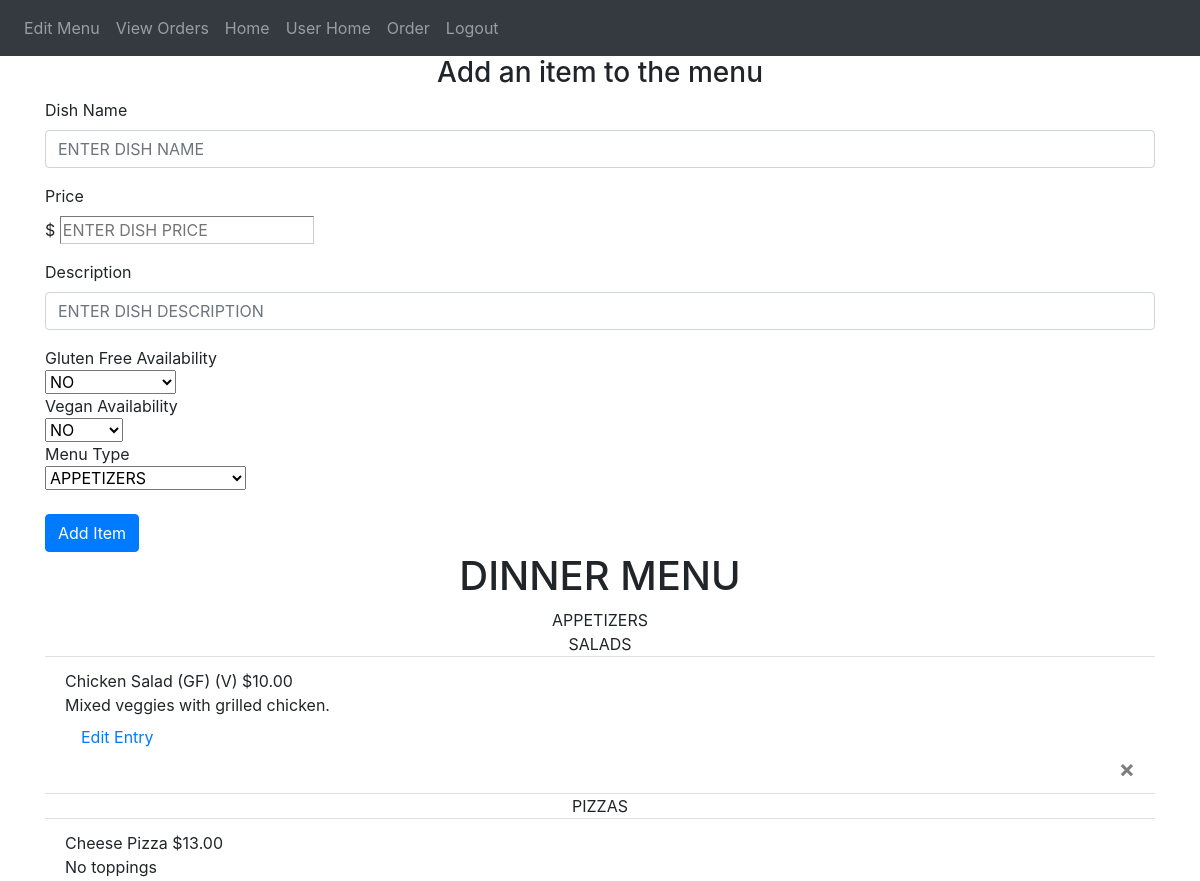
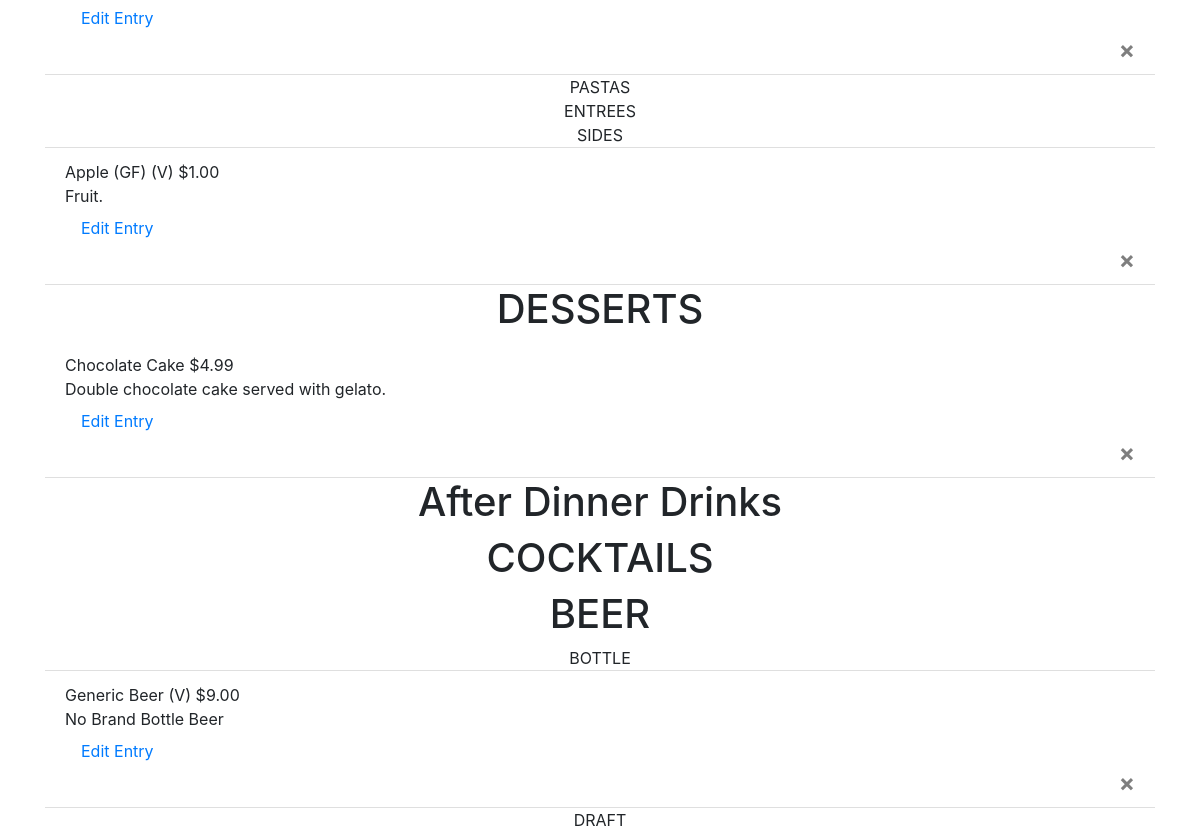
The app's page /add-menu-item (signed in), older data (2 pictures, top to bottom).
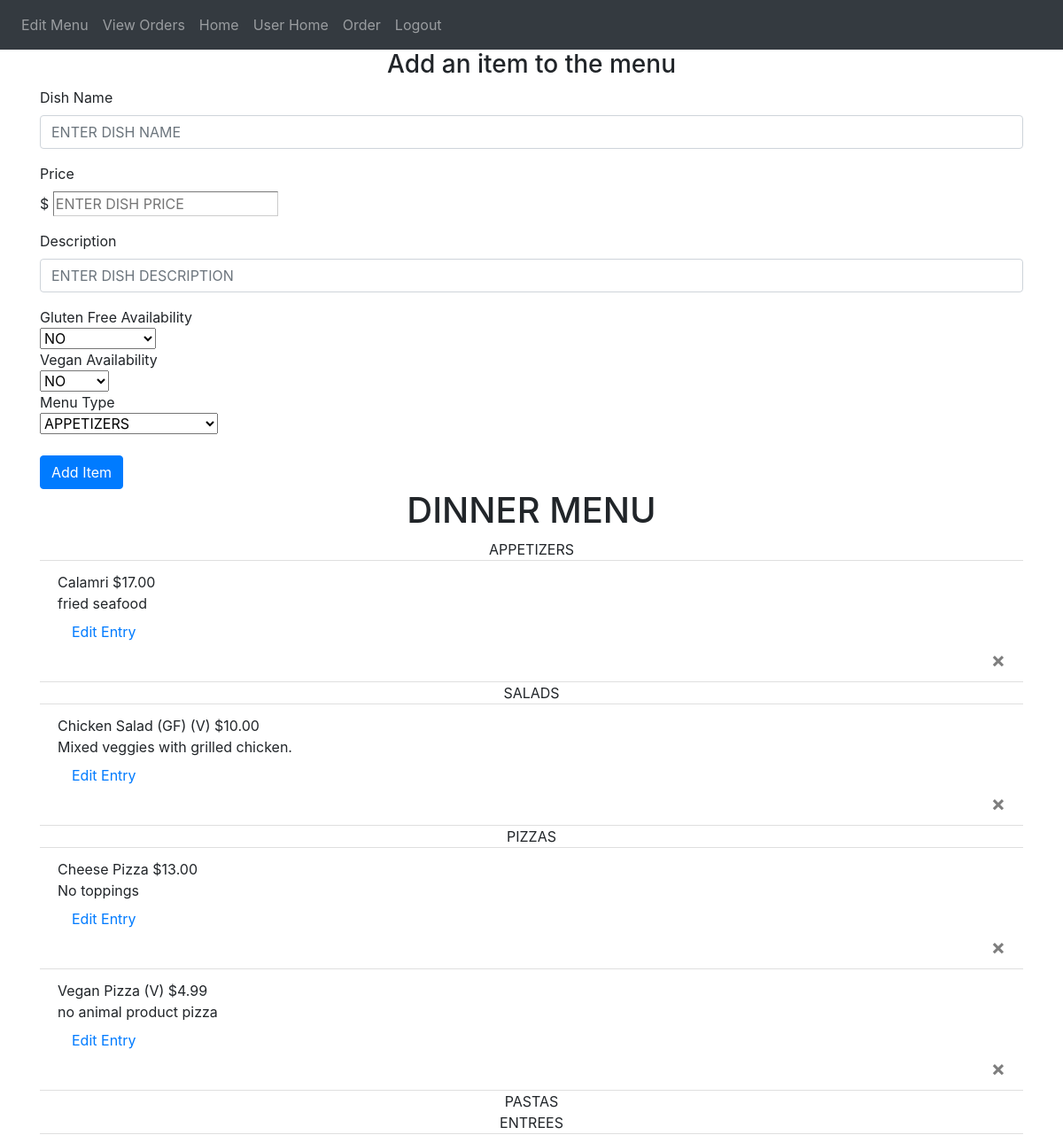
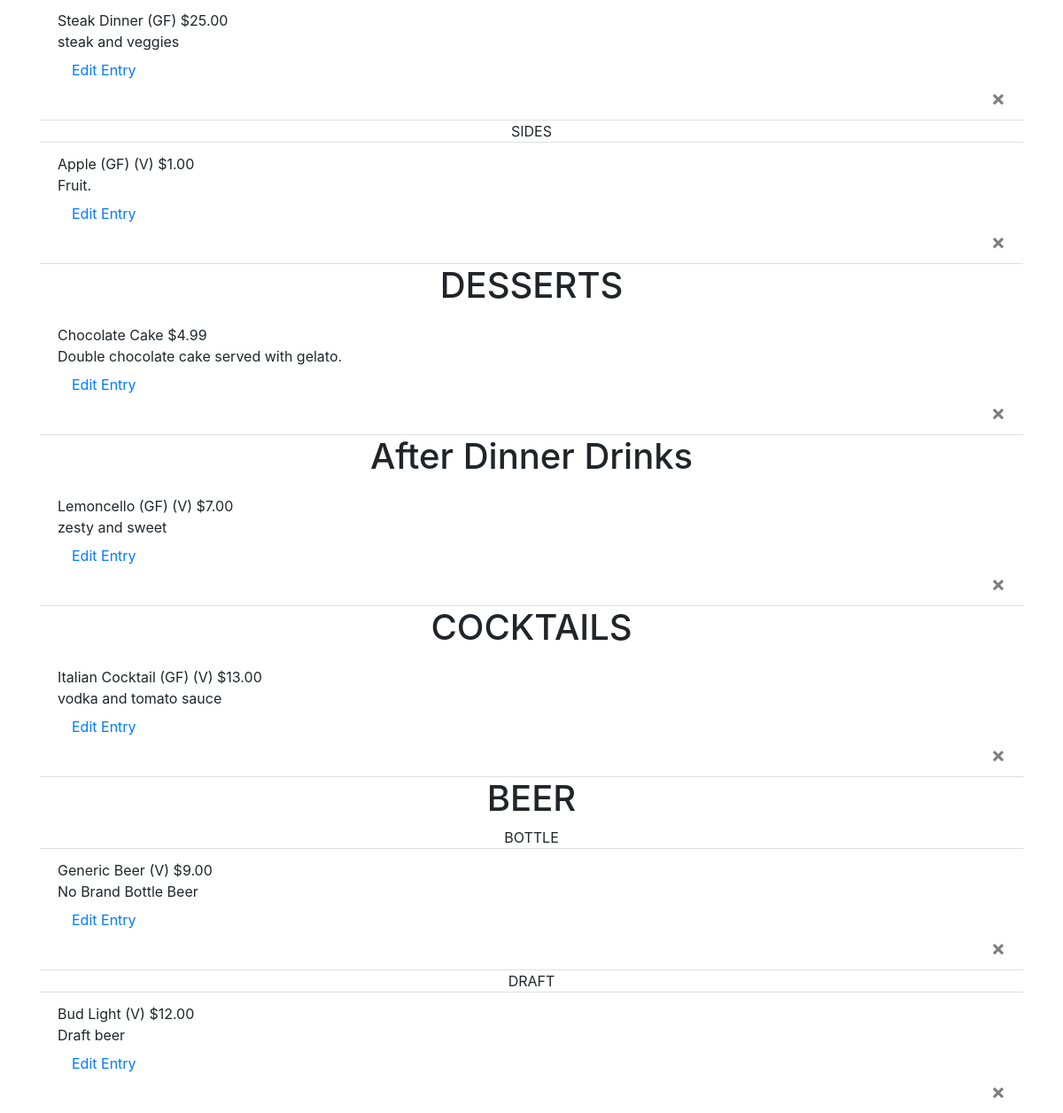
The same page, newer data (2 pictures, top to bottom).
### avanzareApp/models.py (models this page shows)
class Menu(db.Model):
    id = db.Column(db.Integer, primary_key=True)
    name = db.Column(db.String(150), unique=True)
    price = db.Column(db.String(150))
    description = db.Column(db.String(10000))
    menu_type = db.Column(db.String(150))
    gluten_free = db.Column(db.String(150))
    vegan = db.Column(db.String(150))
    date = db.Column(db.DateTime(timezone=True), default=func.now())
    user_id = db.Column(db.Integer, db.ForeignKey('user.id'))

### avanzareApp/views.py (the view, shortened to what this page needs)
@views.route('/add-menu-item', methods=['GET', 'POST'])
@login_required
def add_menu_item():
    user = User.query.filter(User.email == 'headChef@gmail.com').first()
    items = Menu.query.filter_by(user_id=user.id).order_by(Menu.name).all()
    return render_template("edit_menu.html", items=items, user=current_user)

### avanzareApp/__init__.py (called while the page is built)
def create_app():
    app = Flask(__name__)
    app.config['SECRET KEY'] = 'iudsdbciud ccdoi'
    app.config['SQLALCHEMY_DATABASE_URI'] = f'sqlite:///{DB_NAME}'
    db.init_app(app)
    from .views import views
    from .auth import auth
    app.register_blueprint(views, url_prefix='/')
    app.register_blueprint(auth, url_prefix='/')
    from .models import User, Note
    with app.app_context():
        db.create_all()
    login_manager = LoginManager()
    login_manager.login_view = 'auth.start_page'
    login_manager.init_app(app)
    @login_manager.user_loader
    def load_user(id):
        return User.query.get(int(id))
    return app

### avanzareApp/templates/edit_menu.html (shortened to what the changed rows need)
{% extends "base.html" %} {% block title %}Home{% endblock %}
{% block content %}
    <h1 align="center"> DINNER MENU </h1>
        <ul class="list-group list-group-flush" id="items">
            {% set DINNER_sub_menus = ["APPETIZERS", "SALADS", "SIDES"] %}
            {% set print_once = 1 %}
            {% for menu in ["APPETIZERS", "SALADS", "PIZZAS", "PASTAS", "ENTREES", "SIDES"] %}
                {% if print_once == 1 %}
                    <div align="center">{{ menu }}</div>
                    {% set print_once = 0 %}
                {% endif %}
              {% for item in items %}
                    {% if item.menu_type == menu %}
                      <li class="list-group-item">
                          {{ item.name }}
                          {% if item.gluten_free == "GLUTEN FREE" %}
                            {{ "(GF)" }}
                          {% endif %}
                          {% if item.vegan == "VEGAN" %}
                            {{ "(V)" }}
                          {% endif %}
                          {% set tmp = "$" + (item.price | string) %}
                          {{ tmp }}
                          <br />
                          {{ item.description }}
                            <br />
                              <a class="nav-item nav-link" href="{{ url_for('views.edit_redirect', id=item.id) }}">Edit Entry</a>
                          <button type="button" class="close" onClick="deleteMenuItem({{ item.id }})">
                                <span aria-hidden="true">&times;</span>
                            </button>
                      </li>
                    {% endif %}
              {% endfor %}
            {% set print_once = 1 %}
            {% endfor %}
        </ul>
<h1 align="center"> DESSERTS </h1>
        <ul class="list-group list-group-flush">
          {% for item in items %}
                {% if item.menu_type == "DESSERT MENU" %}
                  <li class="list-group-item">
                      {{ item.name }}
                      {% set tmp = "$" + (item.price | string) %}
                      {{ tmp }}
                      <br />
                      {{ item.description }}
                      <br />
                      <a class="nav-item nav-link" href="{{ url_for('views.edit_redirect', id=item.id) }}">Edit Entry</a>
                      <button type="button" class="close" onClick="deleteMenuItem({{ item.id }})">
                            <span aria-hidden="true">&times;</span>
                        </button>
                  </li>
                {% endif %}
          {% endfor %}
        </ul>
<h1 align="center"> After Dinner Drinks </h1>
        <ul class="list-group list-group-flush">
          {% for item in items %}
                {% if item.menu_type == "AFTER DINNER DRINKS" %}
                  <li class="list-group-item">
                      {{ item.name }}
                      {% if item.gluten_free == "GLUTEN FREE" %}
                            {{ "(GF)" }}
                      {% endif %}
                      {% if item.vegan == "VEGAN" %}
                            {{ "(V)" }}
                      {% endif %}
                      {% set tmp = "$" + (item.price | string) %}
                      {{ tmp }}
                      <br />
                      {{ item.description }}
                      <br />
                      <a class="nav-item nav-link" href="{{ url_for('views.edit_redirect', id=item.id) }}">Edit Entry</a>
                      <button type="button" class="close" onClick="deleteMenuItem({{ item.id }})">
                            <span aria-hidden="true">&times;</span>
                        </button>
                  </li>
                {% endif %}
          {% endfor %}
        </ul>
<h1 align="center"> COCKTAILS </h1>
        <ul class="list-group list-group-flush">
          {% for item in items %}
                {% if item.menu_type == "COCKTAILS" %}
                  <li class="list-group-item">
                      {{ item.name }}
                      {% if item.gluten_free == "GLUTEN FREE" %}
                            {{ "(GF)" }}
                      {% endif %}
                      {% if item.vegan == "VEGAN" %}
                            {{ "(V)" }}
                      {% endif %}
                      {% set tmp = "$" + (item.price | string) %}
                      {{ tmp }}
                      <br />
                      {{ item.description }}
                      <br />
                      <a class="nav-item nav-link" href="{{ url_for('views.edit_redirect', id=item.id) }}">Edit Entry</a>
                      <button type="button" class="close" onClick="deleteMenuItem({{ item.id }})">
                            <span aria-hidden="true">&times;</span>
                        </button>
                  </li>
                {% endif %}
          {% endfor %}
        </ul>
<h1 align="center"> BEER </h1>
        <ul class="list-group list-group-flush" >
            {% set BEER_sub_menus = ["BOTTLE", "DRAFT"] %}
            {% set print_once = 1 %}
            {% for menu in BEER_sub_menus %}
                {% if print_once == 1 %}
                    <div align="center">{{ menu }}</div>
                    {% set print_once = 0 %}
                {% endif %}
              {% for item in items %}
                    {% if item.menu_type == menu %}
                      <li class="list-group-item">
                          {{ item.name }}
                          {% if item.vegan == "VEGAN" %}
                                {{ "(V)" }}
                          {% endif %}
                          {% set tmp = "$" + (item.price | string) %}
                          {{ tmp }}
                          <br />
                          {{ item.description }}
                          <br />
                          <a class="nav-item nav-link" href="{{ url_for('views.edit_redirect', id=item.id) }}">Edit Entry</a>
                          <button type="button" class="close" onClick="deleteMenuItem({{ item.id }})">
                                <span aria-hidden="true">&times;</span>
                            </button>
                      </li>
                    {% endif %}
              {% endfor %}
            {% set print_once = 1 %}
            {% endfor %}
            </ul>
{% endblock %}

Row changes from the older to the newer data that the page shows:
added Menu: name "Calamri", tmp "$17.00", description "fried seafood", shown under "APPETIZERS"
added Menu: name "Vegan Pizza", value "(V)", tmp "$4.99", description "no animal product pizza", shown under "PIZZAS"
added Menu: name "Steak Dinner", value "(GF)", tmp "$25.00", description "steak and veggies", shown under "ENTREES"
added Menu: name "Lemoncello", value "(GF)", value "(V)", tmp "$7.00", description "zesty and sweet", shown under "After Dinner Drinks"
added Menu: name "Italian Cocktail", value "(GF)", value "(V)", tmp "$13.00", description "vodka and tomato sauce", shown under "COCKTAILS"
added Menu: name "Bud Light", value "(V)", tmp "$12.00", description "Draft beer", shown under "DRAFT"
